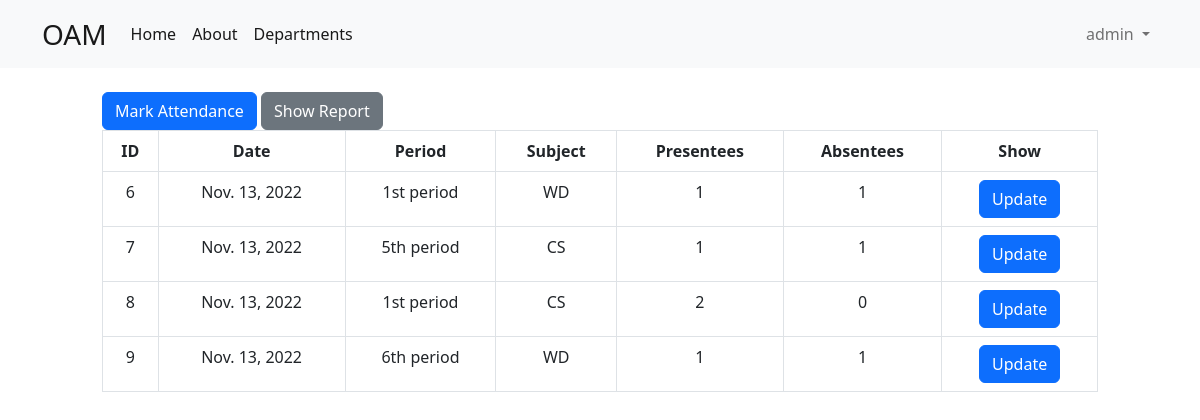
/show_attendance/CSC-A/ (signed in), run on the app's committed database.
### core/models.py (models this page shows, shortened)
class User(AbstractUser):
    user_type        = models.CharField(
                    max_length = 10,
                    choices = user_types,
                    default='student',
                    null = False,
                )
    gender      = models.CharField(
                    max_length=50,
                    choices=sex_choice,
                    default='Male'
                )
    dob         = models.DateField(
                    _("date of birth"),
                    default=date.today,
                    null = True,
                    blank = True,
                    help_text="Please use the following format: <em>YYYY-MM-DD</em>."
                )
    date_joined = models.DateTimeField(_("date joined"), default=timezone.now)
    class Meta:
        ordering    = [
                        'first_name',
                        'last_name',
                        'dob',
                        'email',
                        'gender'
                    ]

### att/models.py (models this page shows, shortened)
class Period(models.Model):
    date        = models.DateField(default = timezone.now)
    hour        = models.CharField(max_length = 15, choices = time_slots)
    def __str__(self):
        return f" {self.hour} on {self.date}"

class Subject(models.Model):
    name = models.CharField(max_length=50)
    short_name = models.CharField(max_length=50, default='X')

### att/views.py (the view)
@login_required
@faculty_login_required
def show_attendance(request, section_name):
    section     = Section.objects.get(name = section_name)
    periods     = section.periods.all()
    section_attendance = Attendance.objects.filter(section=section)
    ids, hours, dates, subjects, presentees, absentees = [], [], [], [], [], []
    for each_period in periods:
        student_attendance = section_attendance.filter(period = each_period).all()
        try:
            subjects.append(student_attendance.first().subject.short_name)
        except:
            continue
        print(student_attendance)
        ids.append(each_period.id)
        dates.append(each_period.date)
        hours.append(each_period.hour)
        p, a = 0, 0
        for each_student in student_attendance:
            if each_student.student_status == 'Present':
                p += 1
            else:
                a += 1
        presentees.append(p)
        absentees.append(a)
    print(ids, dates, hours, subjects, absentees)
    return render(request, 'show_periods.html', {
        'periods' : zip(
                        ids,
                        dates,
                        hours,
                        subjects,
                        presentees,
                        absentees
                    ),
         'section' : section,
    })

### att/models.py (called while the page is built)
    def __str__(self):
        return self.name

    def __str__(self) -> str:
        return f"{self.student.user.first_name} {self.student.user.last_name} is {self.student_status} for {self.period}"

### templates/show_periods.html
{% extends 'base.html' %}
{% block body %}
<div class="row justify-content-center">
    <div class="col-10">
        <a
            href="/mark_attendance/{{ section }}/new/"
            class="btn btn-primary"
        >
            Mark Attendance
        </a>
        <a
            href="{% url 'show report' section %}"
            class="btn btn-secondary"
        >
            Show Report
        </a>
        <div class="flex flex-col">
            <table class="min-w-full border text-center table table-hover table-bordered">
                <thead class="border-b">
                    <tr>
                        <th scope="col">ID          </th>
                        <th scope="col">Date        </th>
                        <th scope="col">Period      </th>
                        <th scope="col">Subject     </th>
                        <th scope="col">Presentees  </th>
                        <th scope="col">Absentees   </th>
                        <th scope="col">Show        </th>
                    </tr>
                </thead>
                <tbody>
                    {% for id, date, hour, subject, presentee, absentee in periods %}
                        <tr class="border-b">
                            <td scope="row">
                                {{ id }}
                            </td>
                            <td >
                                {{ date }}
                            </td>
                            <td >
                                {{ hour }}
                            </td>
                            <td >
                                {{ subject }}
                            </td>
                            <td >
                                {{ presentee }}
                            </td>
                            <td >
                                {{ absentee }}
                            </td>
                            <td>
                                <a
                                    href="/update_attendance/{{ section }}/{{ id }}/"
                                    class = "btn btn-primary"
                                >
                                    Update
                                </a>
                            </td>
                        </tr>
                    {% endfor %}
                </tbody>
            </table>
        </div>
    </div>
</div>
{% endblock body %}

### templates/nav.html (shortened to what this page needs)
<nav class="navbar navbar-expand-lg bg-light mb-4">
    <div class="container   ">
      <a class="navbar-brand fs-3" href="{% url 'home' %}">OAM</a>
      <div class="collapse navbar-collapse" id="navbarSupportedContent">
        <ul class="navbar-nav me-auto mb-2 mb-lg-0">
          <li class="nav-item">
            <a class="nav-link active" aria-current="page" href="{% url 'home' %}">Home</a>
          </li>
          <li class="nav-item">
            <a class="nav-link active" aria-current="page" href="{% url 'about' %}">About</a>
          </li>
          {% if user.is_authenticated and user.user_type != 'student' %}
          <li class="nav-item">
            <a class="nav-link active" aria-current="page" href="{% url 'departments' %}">Departments</a>
          </li>
          {% endif %}
        </ul>
				{% if user.is_authenticated %}
					<ul class="navbar-nav mr-0 mb-2 mb-lg-0">
						<li class="nav-item dropdown">
							<a class="nav-link dropdown-toggle" href="#" role="button" data-bs-toggle="dropdown" aria-expanded="false">
								{{ user.username }}
							</a>
						</li>
					</ul>
        {% else %}
					<div class="form-inline my-2 my-lg-0">
						<a href="{% url 'login' %}" class="btn btn-outline-success">Login</a>
						<a href="{% url 'signup' %}" class="btn btn-primary ml-3">Signup</a>
					</div>
				{% endif %}
      </div>
    </div>
  </nav>

### data on the page
User: username "admin"
Period: periods "Nov. 13, 2022", periods "1st period"
Subject: periods "WD" "WD"
Period: periods "Nov. 13, 2022", periods "5th period"
Subject: periods "CS" "CS"
Period: periods "Nov. 13, 2022", periods "1st period"
Period: periods "Nov. 13, 2022", periods "6th period"

### other printed values
{{ id }} "6" "7" "8" "9"
{{ presentee }} "1" "1" "2" "1"
{{ absentee }} "1" "1" "0" "1"
